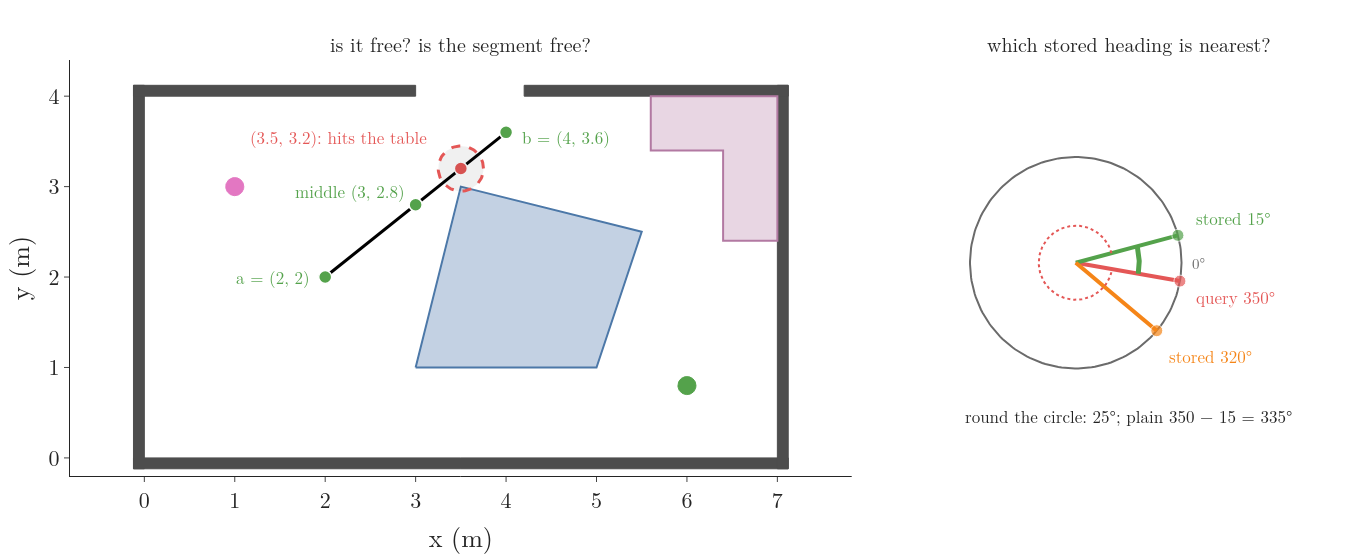

Write the Python code that produced this figure.
"""Figure 1: the three questions a planner asks. Left, the room: is the configuration with centre (3.5, 3.2) free
(no: 0.2 m from the table)? Is the straight segment from (2, 2) to (4, 3.6) free? Its ends and its middle are, but the
point (3.5, 3.2) on it is not. Right: which stored configuration is nearest to the query at x = 3.55 m, heading 350
degrees? The one at 15 degrees is 25 degrees away round the circle; plain subtraction says 335.
Run -> questions.png"""
from pathlib import Path

import numpy as np
import plotly.graph_objects as go
from plotly.subplots import make_subplots

import collide as k
import cspace as c
import drawkit as dk
from gifkit import GREEN, GREY, ORANGE, RED

here = Path(__file__).parent
a, b = np.array([2.0, 2.0]), np.array([4.0, 3.6])
assert k.free(a) and k.free(b) and k.free((a + b) / 2) and not k.free(c.TEST)
fig = make_subplots(rows=1, cols=2, column_widths=[0.66, 0.34], horizontal_spacing=0.06,
                    subplot_titles=["is it free? is the segment free?", "which stored heading is nearest?"])
dk.room(fig, 1, 1)
fig.add_trace(go.Scatter(x=[a[0], b[0]], y=[a[1], b[1]], mode="lines", line=dict(color="black", width=3)),
              row=1, col=1)
for p, col in [(a, GREEN), (b, GREEN), ((a + b) / 2, GREEN), (np.array(c.TEST), RED)]:
    dk.point(fig, p[0], p[1], col, None, row=1, col=1, size=13)
dk.disk(fig, *c.TEST, 0.0, row=1, col=1, body=False, color=RED)
for txt, x, y, col, anc in [("a = (2, 2)", 1.85, 2.0, GREEN, "right"), ("b = (4, 3.6)", 4.15, 3.55, GREEN, "left"),
                            ("middle (3, 2.8)", 2.9, 2.95, GREEN, "right"), ("(3.5, 3.2): hits the table", 3.15, 3.55, RED, "right")]:
    fig.add_annotation(x=x, y=y, text=txt, xanchor=anc, showarrow=False, font=dict(size=17, color=col), bgcolor="white",
                       row=1, col=1)
# heading dial
t = np.linspace(0, 2 * np.pi, 200)
fig.add_trace(go.Scatter(x=np.cos(t), y=np.sin(t), mode="lines", line=dict(color=GREY, width=2)), row=1, col=2)
for deg, col, lab in [(350, RED, "query 350°"), (15, GREEN, "stored 15°"), (320, ORANGE, "stored 320°")]:
    r = np.radians(deg)
    fig.add_trace(go.Scatter(x=[0, np.cos(r)], y=[0, np.sin(r)], mode="lines+markers", line=dict(color=col, width=4),
                             marker=dict(size=[0, 12], color=col)), row=1, col=2)
    lx, ly = {350: (1.12, -0.32), 15: (1.12, 0.42), 320: (0.86, -0.88)}[deg]
    fig.add_annotation(x=lx, y=ly, text=lab, xanchor="left", showarrow=False, font=dict(size=17, color=col),
                       row=1, col=2)
arc = np.radians(np.linspace(350, 375, 30))
fig.add_trace(go.Scatter(x=0.6 * np.cos(arc), y=0.6 * np.sin(arc), mode="lines", line=dict(color=GREEN, width=5)),
              row=1, col=2)
arc = np.radians(np.linspace(15, 350, 120))
fig.add_trace(go.Scatter(x=0.35 * np.cos(arc), y=0.35 * np.sin(arc), mode="lines", line=dict(color=RED, width=2,
              dash="dot")), row=1, col=2)
fig.add_annotation(x=0.5, y=-1.45, text="round the circle: 25°; plain 350 − 15 = 335°", showarrow=False,
                   font=dict(size=17), row=1, col=2)
fig.update_xaxes(range=[-0.2, 7.2], dtick=1, title="x (m)", row=1, col=1)
fig.update_yaxes(range=[-0.2, 4.4], dtick=1, title="y (m)", scaleanchor="x", row=1, col=1)
fig.update_xaxes(range=[-1.3, 2.3], visible=False, row=1, col=2)
fig.add_annotation(x=1.08, y=0.0, text="0°", xanchor="left", showarrow=False, font=dict(size=15, color=GREY), row=1, col=2)
fig.update_yaxes(range=[-1.7, 1.6], visible=False, scaleanchor="x2", row=1, col=2)
dk.layout(fig, 1350, 560, margin=dict(l=70, r=20, t=60, b=60))
fig.update_annotations(font_size=20, selector=dict(text="is it free? is the segment free?"))
fig.update_annotations(font_size=20, selector=dict(text="which stored heading is nearest?"))
fig.write_image(here / "questions.png")
